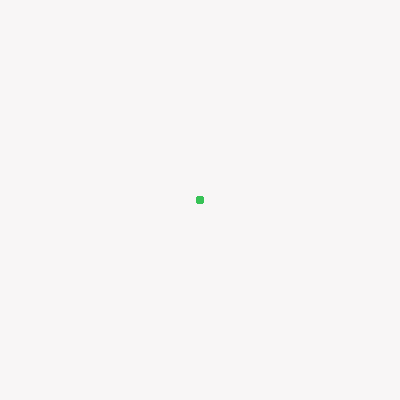
Frame 1 (no input)
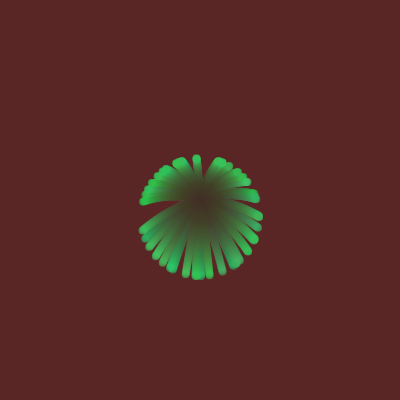
Frame 60 (no input)
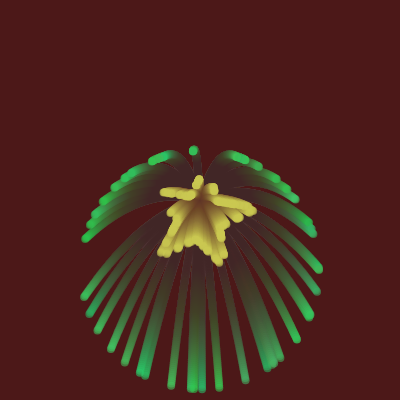
Frame 120 (the mouse pressed at the canvas centre since frame 60)

The p5.js sketch that drew these frames (run headless with seeded random() and noise() and a simulated clock; from frame 60 on, the mouse is pressed at the canvas centre):

// p5.js sketch
// ── sketch.js
// let particle;
let particles;

function setup() {
    createCanvas(400, 400);
    noStroke(); //no outlines

    particles = []

    makeFirework(width/2,height/2);
}

function draw() {
    let opacity = 10
    background(70,30,45,opacity);

    let transparency = 150

    for (let i = 0; i < particles.length; i++) {
    fill(particles[i].r,particles[i].g,particles[i].b, transparency)

    circle(particles[i].x,particles[i].y,8)
    particles[i].x += particles[i].velX;
    particles[i].y += particles[i].velY;

    particles[i].velY += 0.01;
    }

    killParticles();
}

function makeFirework(x,y) {
    shape = randomShape();
    switch(shape) {
    case "standard":
        standardFirework(x,y);
        break
    case "star":
        starFirework(x,y);
        break
    case "circle":
        circleFirework(x,y);
        break
    }
    // circleFirework(x,y);


}

function mousePressed() {
    makeFirework(mouseX,mouseY)
}

function killParticles() {
    let aliveParticles = []
    for (let i = 0; i < particles.length; i++) {
    if (particles[i].y <= height) {
        aliveParticles.push(particles[i])
    }
    }
    particles = aliveParticles;
}

function randomShape() {
    choices = ["standard","star","circle"]
    return random(choices)
}

function standardFirework(x,y) {
    for (let i = 0; i < 50; i++) {
    let p = new Particle(x,y);

    // p.velX = random(-1,1); //cartesian velocities
    // p.velY = random(-1,1);

    let angle = random(0,2*PI);
    let vel = random(0.2,1.5);

    p.velX = vel * cos(angle);
    p.velY = vel * sin(angle);

    p.r = random(0,255)
    p.g = random(0,255)
    p.b = random(0,255)

    particles.push(p)
    }
}

function starFirework(x,y) {
    r = random(0,255)
    g = random(0,255)
    b = random(0,255)
    let starAngleOffset = random(PI/2, -PI/2);
    for (let i = 0; i < 75; i++) {
    let p = new Particle(x,y);

    let m = 3
    let n = 5
    let k = 1
    let angle = random(0,2*PI);
    // let t = angle / 180 * PI;
    let t = angle + starAngleOffset;
    let numerator = cos((2 * asin(k) + PI*m) / (2*n)) 
    let denominator = cos((2*asin(k*cos(n*t))+PI*m)/(2*n))
    let radius = numerator / denominator;

    // let radius = sin(angle)
    let vel = radius

    p.velX = cos(angle) * vel;
    p.velY = sin(angle) * vel;

    p.r = r
    p.g = g
    p.b = b

    particles.push(p)
    }
}
  
function circleFirework(x,y) {
    r = random(5,250)
    g = random(5,250)
    b = random(5,250)
    for (let i = 0; i < 50; i++) {
    let p = new Particle(x,y)
    let angle = random(0,2*PI)

    let radius = (cos(angle))**2 + (sin(angle))**2
    let vel = radius

    p.velX = cos(angle) * vel;
    p.velY = sin(angle) * vel;

    dR = random(-15,15)
    dG = random(-15,15)
    dB = random(-15,15)
    p.r = r + dR
    p.g = g + dG
    p.b = b + dB

    particles.push(p)
    }
}
// ── particles.js
class Particle {
    constructor(x,y) {
      this.x = x;
      this.y = y;
      
      this.velX = 0;
      this.velY = 0;
      
      this.r = 0;
      this.g = 0;
      this.b = 255;
    }
  }
// ── styles.css
html, body {
  margin: 0;
  padding: 0;
}
canvas {
  margin: 0;
  display: block;
}
  
